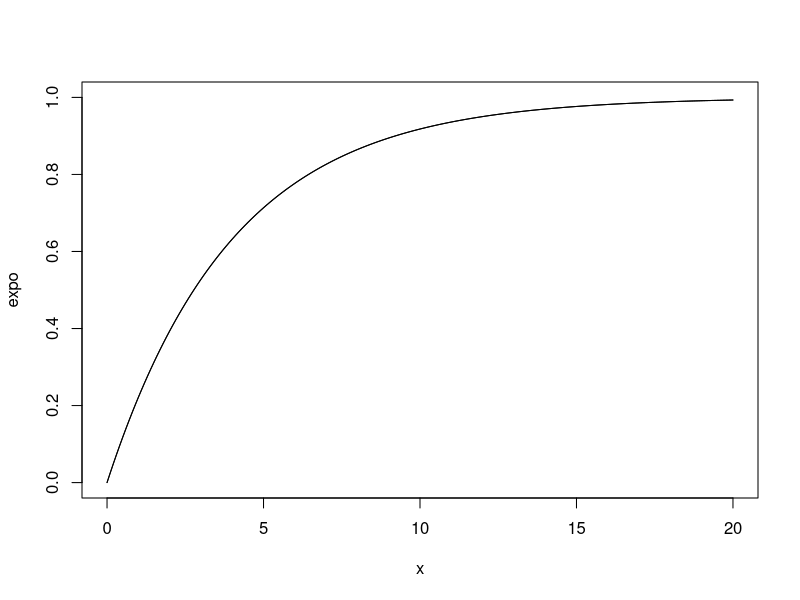

Generate this figure with R:
rm(list=ls(all=TRUE)) #clears memory

alpha = 0
beta = 20
x = seq(from=alpha, to=beta, by=0.1)
lambda = 0.25
expo = pexp(x, rate=lambda)
penpaper = -(exp(-lambda*x))+1
plot(x, expo, type = 'l', ylim = c(0,1))
lines(x, penpaper, type = 'l')